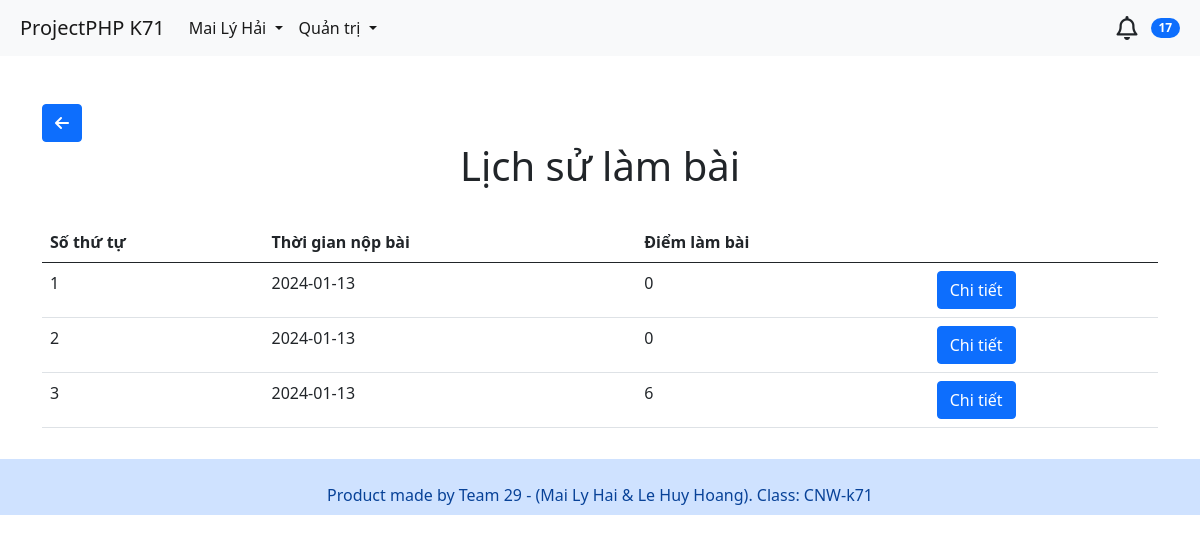
The app's page /src/Result.php?course_id=106 (signed in) with its own data.
### tables this page shows
CREATE TABLE `result` (
  `id` int(10) NOT NULL,
  `user_id` int(10) NOT NULL,
  `score` int(10) NOT NULL,
  `course_id` int(10) NOT NULL,
  `timeSubmit` date NOT NULL
);

### function.php (called while the page is built, shortened)
<?php
include 'connectdb.php';
function getResultByCourseId($courseId)
{
    global $conn;
    $sql = "SELECT * FROM result WHERE course_id= $courseId ";
    $result = mysqli_query($conn, $sql);
    $listResult = mysqli_fetch_all($result, MYSQLI_ASSOC);
    return $listResult;
}

### src/Result.php (the view, shortened to what this page needs)
<?php
include '../function.php';
$course_id = $_GET['course_id'];
$currentUser = $_SESSION['currentUser'];
if ($currentUser['role'] == 1) {
    $listResult = getResultByCourseId($course_id);
} else {
    $listResult = getResultByUserandCourseId($currentUser['id'], $course_id);
}
?>
<!DOCTYPE html>
<html lang="en">
<head>
    <link href="https://cdn.jsdelivr.net/npm/bootstrap@5.0.2/dist/css/bootstrap.min.css" rel="stylesheet"
>
</head>
<body>
    <?php include 'navbar.php' ?>
    <div class="container mt-5">
        <div class="align-items-center">
            <a href="courses.php" class="btn btn-primary"><i class="fa-solid fa-arrow-left"></i></a>
        </div>
        <div class="row">
            <div class="col-12">
                <h1 class="text-center">Lịch sử làm bài</h1>
            </div>
        </div>
        <div class="row mt-4">
            <div class="col-12">
                <table class="table">
                    <thead class="thead-dark">
                        <tr>
                            <th scope="col">Số thứ tự</th>
                            <th scope="col">Thời gian nộp bài</th>
                            <th scope="col">Điểm làm bài</th>
                            <th scope="col"></th>
                        </tr>
                    </thead>
                    <tbody>
                        <?php
                        $i = 0;
                        foreach ($listResult as $r) {
                            $i++;
                            echo "<tr>
                            <td>" . $i . "</td>
                            <td>" . $r['timeSubmit'] . "</td>
                            <td>" . $r['score'] . "</td>
                            <td><a class='btn btn-primary' href='./ResultDetail.php?id_result=" . $r['id'] . "'>Chi tiết</a></td>
                            </tr>";
                        }
                        ?>
                    </tbody>
                </table>
            </div>
        </div>
    </div>
</body>
<?php include 'footer.php'; ?>
</html>

### records on screen
result: timeSubmit "2024-01-13", score "0"
result: timeSubmit "2024-01-13", score "0"
result: timeSubmit "2024-01-13", score "6"

### other values on screen
$_SESSION['currentUser']['fullname'] "Mai Lý Hải"
count($listNotification) - $read "17"
